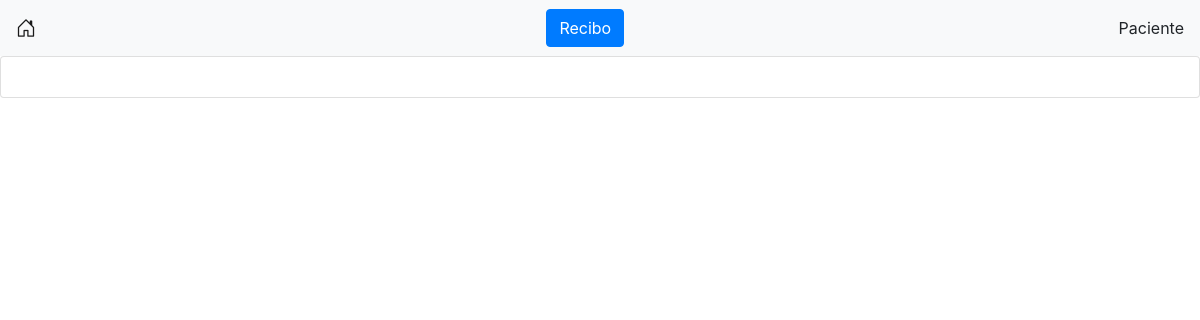
Page /visualizar/8 on the earlier database version.
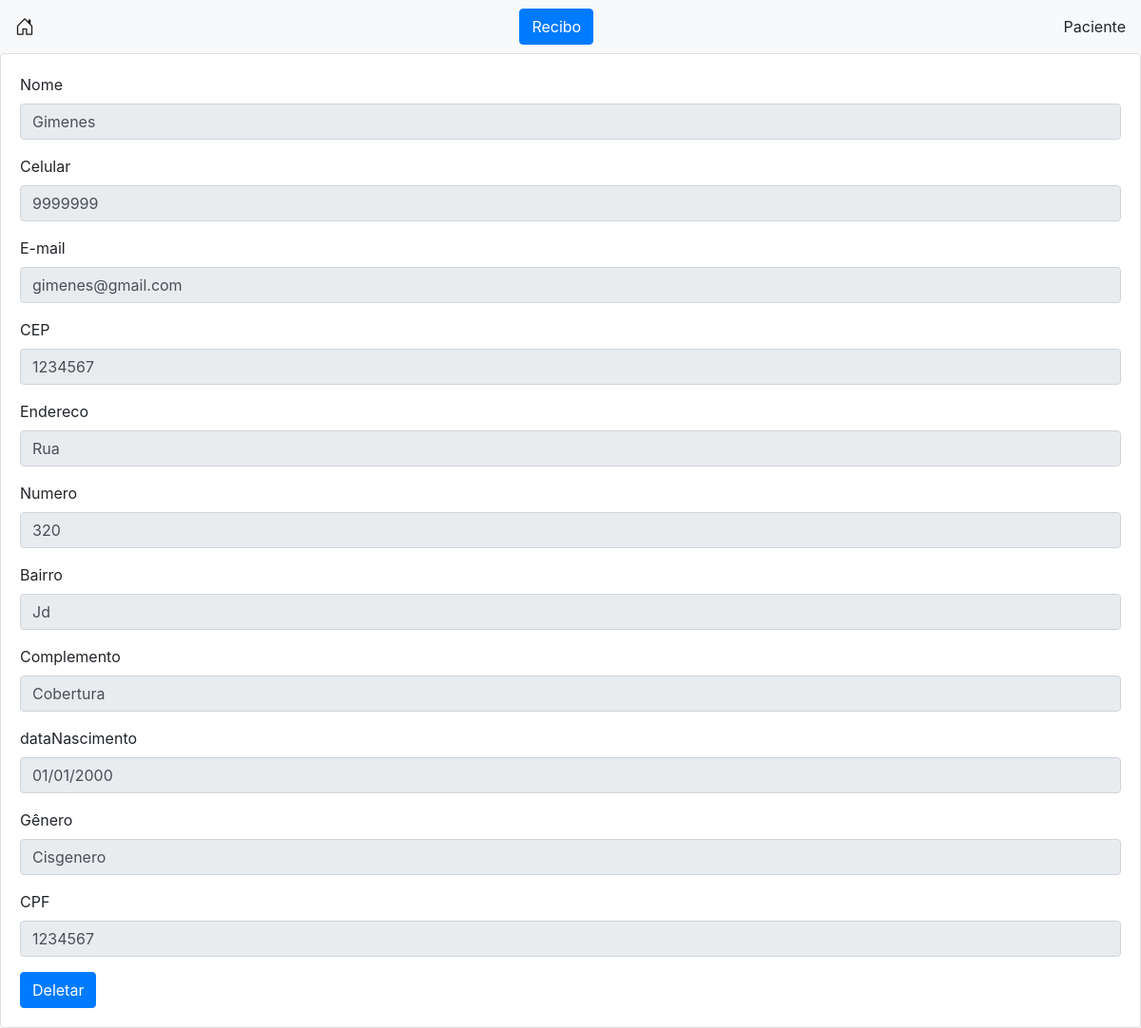
Same page on the later database version.
### tables this page shows
CREATE TABLE pacientes (id INTEGER PRIMARY KEY AUTOINCREMENT, nome VARCHAR(50), email VARCHAR(50), fone VARCHAR(50), cep VARCHAR(50), endereco VARCHAR(50), bairro VARCHAR(50), numero INT, complemento VARCHAR(30), dataNascimento VARCHAR(15), genero VARCHAR(20), cpf VARCHAR(20));

### views.py (the view)
@app.route('/visualizar/<id>')
def visualizar(id):
    paciente = banco.selectOne(id)
    return render_template('visualizar.html', paciente=paciente)

### banco.py (called while the page is built)
def selectOne(id):
    conexao = sqlite3.connect('cadastro.db')
    cursor = conexao.cursor()
    cursor.execute("SELECT * FROM pacientes WHERE id="+id)
    paciente = cursor.fetchall()
    conexao.close()
    return paciente

### templates/visualizar.html (shortened to what this page needs)
{% extends "template.html" %}
{% block nav %}
<button type="button" class="btn btn-primary" data-toggle="modal" data-target="#exampleModal">
    Recibo
</button>
Paciente
{% endblock %}
{% block conteudo %}
{% for p in paciente %}
  <form  method="POST" action="/deletar">
    <div class="form-group">
        <label for="nome">Nome</label>
        <input type="text" class="form-control" id="nome" placeholder="Nome" readonly value={{p[1]}} >
    </div>
    <div class="form-group">
        <label for="fone">Celular</label>
        <input type="text" class="form-control" id="fone" placeholder="Celular" readonly value={{p[3]}} >
    </div>
    <div class="form-group">
        <label for="email1">E-mail</label>
        <input type="email" class="form-control" id="email1" aria-describedby="emailHelp" placeholder="Seu email" readonly value={{p[2]}} >
    </div>
    <div class="form-group">
        <label for="cep">CEP</label>
        <input type="text" class="form-control" id="cep" placeholder="CEP" readonly value={{p[4]}} >
    </div>
    <div class="form-group">
        <label for="endereco">Endereco</label>
        <input type="text" class="form-control" id="endereco" placeholder="Endereco" readonly value={{p[5]}} >
    </div>
    <div class="form-group">
        <label for="numero">Numero</label>
        <input type="text" class="form-control" id="numero" placeholder="Numero" readonly value={{p[7]}} >
    </div>
    <div class="form-group">
        <label for="bairro">Bairro</label>
        <input type="text" class="form-control" id="bairro" placeholder="Bairro" readonly value={{p[6]}} >
    </div>
    <div class="form-group">
        <label for="complemento">Complemento</label>
        <input type="text" class="form-control" id="complemento" placeholder="Complemento" readonly value={{p[8]}} >
    </div>
    <div class="form-group">
        <label for="dataNascimento">dataNascimento</label>
        <input type="text" class="form-control" id="dataNascimento" placeholder="Data de Nascimento"  readonly value={{p[9]}}>
    </div>
    <div class="form-group">
        <label for="genero">Gênero</label>
        <input type="text" class="form-control" id="genero" placeholder="genero" readonly value={{p[10]}} >
    </div>
    <div class="form-group">
        <label for="cpf">CPF</label>
        <input type="text" class="form-control" id="cpf" placeholder="cpf" readonly value={{p[11]}} >
    </div>
    <button type="submit" class="btn btn-primary">Deletar</button>
</form>
{% endfor %}
{% endblock %}

### templates/template.html (shortened to what this page needs)
<!DOCTYPE html>
<html lang="pt-br">
<head>
    <link rel="stylesheet" href="{{ url_for('static', filename='style.css') }}">
    <link rel="stylesheet" href="https://cdn.jsdelivr.net/npm/bootstrap-icons@1.10.4/font/bootstrap-icons.css">
    <link rel="stylesheet" href="https://stackpath.bootstrapcdn.com/bootstrap/4.1.3/css/bootstrap.min.css">
</head>
<body>
    <nav class="navbar sticky-top navbar-light bg-light">
        <a class="navbar-brand" href="/"><i class="bi bi-house-door"></i></a>
        {% block nav %} {% endblock %}
    </nav>
    <div class="card">
        <div class="card-body">
            {% block conteudo %} {% endblock %}
        </div>
    </div>
</body>
</html>

Differences in the rows shown:
added pacientes: nome "Gimenes", fone "9999999", email "gimenes@gmail.com", cep "1234567", endereco "Rua", numero "320", bairro "Jd", complemento "Cobertura", dataNascimento "01/01/2000", genero "Cisgenero", cpf "1234567"
